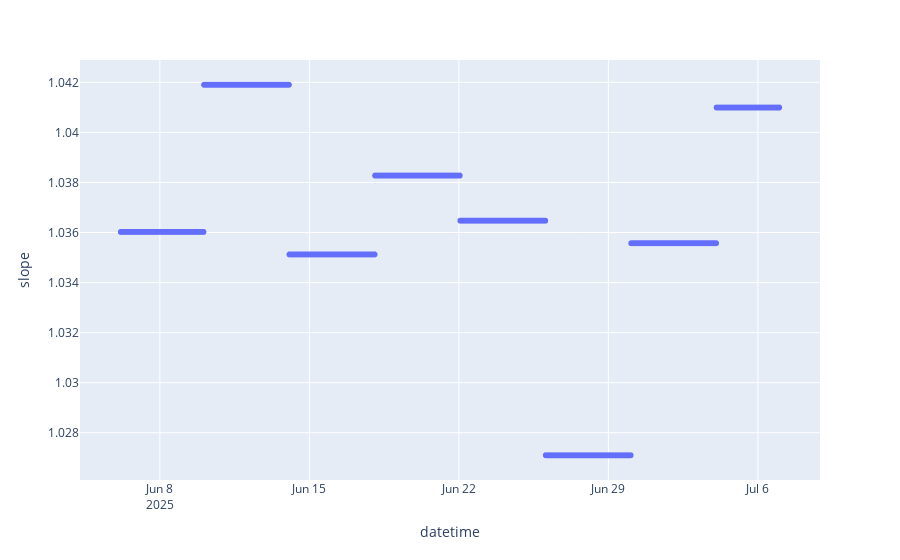

Here is the notebook cell this chart was saved with:
### Code cell
df_system = df.filter(pl.col("system_id") == 6)

import plotly.express as px

fig = px.scatter(df_system, x="datetime", y="slope")
fig.show()

### Figure 1 — Plotly figure (JSON) as saved in the notebook; plotly's stock layout.template omitted (floating-point values rounded to 4 significant figures; data arrays with more than 128 entries replaced by an {"elided": "..."} marker saying what was removed)
{"data": [{"hovertemplate": "datetime=%{x}<br>slope=%{y}<extra></extra>", "legendgroup": "", "marker": {"color": "#636efa", "symbol": "circle"}, "mode": "markers", "name": "", "showlegend": false, "type": "scattergl", "x": {"elided": "43515 str values"}, "xaxis": "x", "y": {"elided": "43515 float values"}, "yaxis": "y"}], "layout": {"legend": {"tracegroupgap": 0}, "margin": {"t": 60}, "xaxis": {"anchor": "y", "domain": [0, 1], "title": {"text": "datetime"}}, "yaxis": {"anchor": "x", "domain": [0, 1], "title": {"text": "slope"}}}}
